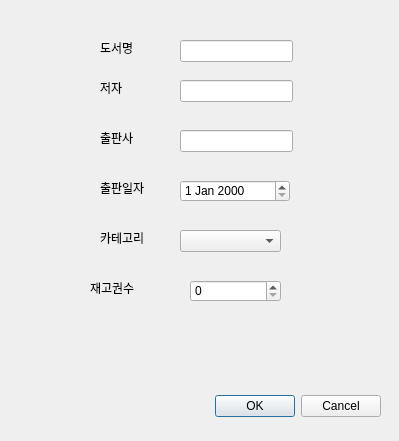
<?xml version="1.0" encoding="UTF-8"?>
<ui version="4.0">
 <class>Dialog</class>
 <widget class="QDialog" name="Dialog">
  <property name="geometry">
   <rect>
    <x>0</x>
    <y>0</y>
    <width>399</width>
    <height>441</height>
   </rect>
  </property>
  <property name="windowTitle">
   <string>Dialog</string>
  </property>
  <widget class="QDialogButtonBox" name="buttonBoxAccept">
   <property name="geometry">
    <rect>
     <x>40</x>
     <y>390</y>
     <width>341</width>
     <height>32</height>
    </rect>
   </property>
   <property name="orientation">
    <enum>Qt::Horizontal</enum>
   </property>
   <property name="standardButtons">
    <set>QDialogButtonBox::Cancel|QDialogButtonBox::Ok</set>
   </property>
  </widget>
  <widget class="QLineEdit" name="lineEditBookName">
   <property name="geometry">
    <rect>
     <x>180</x>
     <y>40</y>
     <width>113</width>
     <height>22</height>
    </rect>
   </property>
  </widget>
  <widget class="QLabel" name="label">
   <property name="geometry">
    <rect>
     <x>100</x>
     <y>40</y>
     <width>48</width>
     <height>16</height>
    </rect>
   </property>
   <property name="text">
    <string>도서명</string>
   </property>
  </widget>
  <widget class="QLabel" name="label_2">
   <property name="geometry">
    <rect>
     <x>100</x>
     <y>80</y>
     <width>48</width>
     <height>16</height>
    </rect>
   </property>
   <property name="text">
    <string>저자</string>
   </property>
  </widget>
  <widget class="QLineEdit" name="lineEditWriter">
   <property name="geometry">
    <rect>
     <x>180</x>
     <y>80</y>
     <width>113</width>
     <height>22</height>
    </rect>
   </property>
  </widget>
  <widget class="QLabel" name="label_3">
   <property name="geometry">
    <rect>
     <x>100</x>
     <y>130</y>
     <width>48</width>
     <height>16</height>
    </rect>
   </property>
   <property name="text">
    <string>출판사</string>
   </property>
  </widget>
  <widget class="QLineEdit" name="lineEditPublisher">
   <property name="geometry">
    <rect>
     <x>180</x>
     <y>130</y>
     <width>113</width>
     <height>22</height>
    </rect>
   </property>
  </widget>
  <widget class="QDateEdit" name="dateEditPubDate">
   <property name="geometry">
    <rect>
     <x>180</x>
     <y>180</y>
     <width>110</width>
     <height>22</height>
    </rect>
   </property>
  </widget>
  <widget class="QLabel" name="label_4">
   <property name="geometry">
    <rect>
     <x>100</x>
     <y>180</y>
     <width>48</width>
     <height>16</height>
    </rect>
   </property>
   <property name="text">
    <string>출판일자</string>
   </property>
  </widget>
  <widget class="QComboBox" name="comboBoxCategory">
   <property name="geometry">
    <rect>
     <x>180</x>
     <y>230</y>
     <width>101</width>
     <height>22</height>
    </rect>
   </property>
  </widget>
  <widget class="QLabel" name="label_5">
   <property name="geometry">
    <rect>
     <x>100</x>
     <y>230</y>
     <width>48</width>
     <height>16</height>
    </rect>
   </property>
   <property name="text">
    <string>카테고리</string>
   </property>
  </widget>
  <widget class="QSpinBox" name="spinBoxQuantity">
   <property name="geometry">
    <rect>
     <x>190</x>
     <y>280</y>
     <width>91</width>
     <height>22</height>
    </rect>
   </property>
  </widget>
  <widget class="QLabel" name="label_6">
   <property name="geometry">
    <rect>
     <x>90</x>
     <y>280</y>
     <width>48</width>
     <height>16</height>
    </rect>
   </property>
   <property name="text">
    <string>재고권수</string>
   </property>
  </widget>
 </widget>
 <resources/>
 <connections>
  <connection>
   <sender>buttonBoxAccept</sender>
   <signal>accepted()</signal>
   <receiver>Dialog</receiver>
   <slot>accept()</slot>
   <hints>
    <hint type="sourcelabel">
     <x>248</x>
     <y>254</y>
    </hint>
    <hint type="destinationlabel">
     <x>157</x>
     <y>274</y>
    </hint>
   </hints>
  </connection>
  <connection>
   <sender>buttonBoxAccept</sender>
   <signal>rejected()</signal>
   <receiver>Dialog</receiver>
   <slot>reject()</slot>
   <hints>
    <hint type="sourcelabel">
     <x>316</x>
     <y>260</y>
    </hint>
    <hint type="destinationlabel">
     <x>286</x>
     <y>274</y>
    </hint>
   </hints>
  </connection>
 </connections>
</ui>
